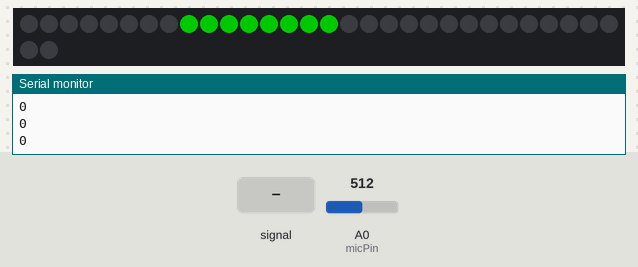
Bench run of a sketch on a simulated Arduino Uno, built with avr-gcc and run on an emulated ATmega328P. On the bench: 32 RGB LEDs in strip order, left to right, continuing on the next row, the last lines printed to the serial monitor. The test bench sets the inputs (shaded band); at power-on: A0 (micPin) = 512. Dim RGB values are drawn brighter than linear; the strip is taken to match the declared colour order.

Above: at 2.2 s.
2.3 s: A0 (micPin) fed a 2 Hz sine of ±306 counts around its level
At 2.68 s:
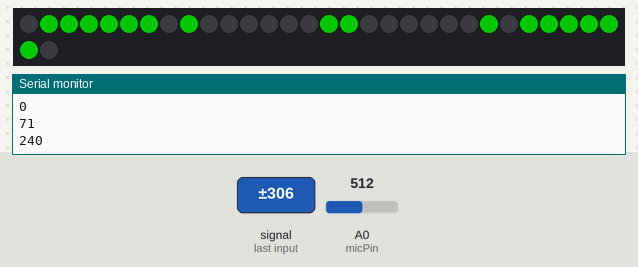
4.0 s: A0 (micPin) set to 716
5.5 s: A0 (micPin) fed a 2 Hz sine of ±306 counts around its level
8.5 s: A0 (micPin) set to 511
Timing chart, 0 to 11.0 s (numbered marks = the images above; inputs shaded):
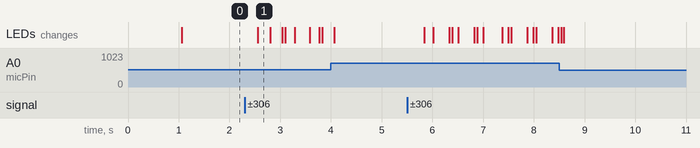

Measured:
- after the input at 2.3 s, the LEDs: change after 0.26 s (image 1)

The sketch:

Voice_reactive_face_mask.ino
```cpp
//this code is for this mask: https://youtu.be/K4tvNI47nhw

#include <Adafruit_NeoPixel.h>
#include <math.h>
#define micPin A0


// custom anomations feel free to add as many as you want
uint8_t mouth_0[4][8] = {
    {0,0,0,0,0,0,0,0},
    {6,6,6,6,6,6,6,6},
    {0,0,0,0,0,0,0,0},
    {0,0,0,0,0,0,0,0}
};

uint8_t mouth_4[4][8] = {
    {0,6,6,6,6,6,6,0},
    {6,0,0,0,0,0,0,6},
    {6,0,0,0,0,0,0,6},
    {0,6,6,6,6,6,6,0}
};

uint8_t mouth_3[4][8] = {
    {0,0,6,6,6,6,0,0},
    {0,6,0,0,0,0,6,0},
    {0,6,0,0,0,0,6,0},
    {0,0,6,6,6,6,0,0},
};

uint8_t mouth_2[4][8] = {
    {0,6,6,6,6,6,6,0},
    {6,0,0,0,0,0,0,6},
    {0,6,6,6,6,6,6,0},
    {0,0,0,0,0,0,0,0}
};

uint8_t mouth_1[4][8] = {
    {0,0,0,6,6,0,0,0},
    {6,6,6,0,0,6,6,6},
    {0,0,0,6,6,0,0,0},
    {0,0,0,0,0,0,0,0}
};

// some custom parameters, depending on your microphone and controller
const uint16_t samples = 512;
const uint16_t offset = 540;
const uint16_t gain = 1;
uint16_t palette[8] = {};
const int ledPin = 2;
const int ledCount = 32;

Adafruit_NeoPixel strip = Adafruit_NeoPixel(ledCount, ledPin, NEO_RGB + NEO_KHZ400);


// this function sets the leds to the right color
void drawImage(uint8_t image_addr[][8]){
    int pixel_nr = 0;
    for(int x = 0; x<4; x++){
        for(int y = 0; y<8; y++){
            int index = image_addr[x][y];
            // int index = 0;
            strip.setPixelColor(pixel_nr, palette[index]);
            pixel_nr += 1;
        }
    }
    strip.show();
}


// this functions processes the raw input value of the microphone
uint16_t smooth(){
  float vol = 0;
  int nvol = 0;
  int previous_peak = -1;
  float vol_sum = 0;
  for (int i = 0; i<samples; i++){
      int analog_value = analogRead(micPin) - offset;
      // Serial.println(analog_value);
      if (analog_value <= 0){
        continue;
      }
      vol_sum += analog_value * gain;
  }
  vol = vol_sum/samples;
  return vol;
}


void setup() {
    strip.begin();

    // i wanted to add push button to switch the color/animations but i did not, lol
    palette[0] = strip.Color(200,0,0);
    palette[1] = strip.Color(100,0,0);
    palette[2] = strip.Color(0,255,0);
    palette[3] = strip.Color(0,0,255);
    palette[4] = strip.Color(0,255,255);
    palette[5] = strip.Color(5,0,5);
    palette[6] = strip.Color(100,100,0);
    palette[7] = strip.Color(255,255,255);


    // debug output
    Serial.begin(115200);
    delay(1000);
    Serial.println("raw,abs,nvol");
}


void loop() {
  uint16_t vol = smooth();
  Serial.println(vol);

 if(vol < 10){
      drawImage(mouth_0);
  } else if(vol < 20){
      drawImage(mouth_1);
  } else if(vol < 40){
      drawImage(mouth_2);
  } else if(vol < 50){
      drawImage(mouth_3);
  } else {
      drawImage(mouth_4);
  }
}
```
